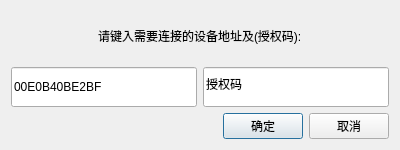
<?xml version="1.0" encoding="UTF-8"?>
<ui version="4.0">
 <class>Connect</class>
 <widget class="QDialog" name="Connect">
  <property name="geometry">
   <rect>
    <x>0</x>
    <y>0</y>
    <width>400</width>
    <height>150</height>
   </rect>
  </property>
  <property name="minimumSize">
   <size>
    <width>400</width>
    <height>150</height>
   </size>
  </property>
  <property name="maximumSize">
   <size>
    <width>400</width>
    <height>150</height>
   </size>
  </property>
  <property name="windowTitle">
   <string>连接</string>
  </property>
  <layout class="QVBoxLayout" name="verticalLayout_2">
   <item>
    <layout class="QVBoxLayout" name="verticalLayout">
     <property name="spacing">
      <number>-1</number>
     </property>
     <item alignment="Qt::AlignHCenter">
      <widget class="QLabel" name="label">
       <property name="layoutDirection">
        <enum>Qt::LeftToRight</enum>
       </property>
       <property name="text">
        <string>请键入需要连接的设备地址及(授权码):</string>
       </property>
      </widget>
     </item>
     <item>
      <layout class="QHBoxLayout" name="horizontalLayout_2">
       <item>
        <widget class="QLineEdit" name="lineEdit">
         <property name="minimumSize">
          <size>
           <width>0</width>
           <height>40</height>
          </size>
         </property>
         <property name="maximumSize">
          <size>
           <width>16777215</width>
           <height>16777215</height>
          </size>
         </property>
         <property name="text">
          <string>00E0B40BE2BF</string>
         </property>
        </widget>
       </item>
       <item>
        <widget class="QLineEdit" name="lineEdit_2">
         <property name="minimumSize">
          <size>
           <width>0</width>
           <height>40</height>
          </size>
         </property>
         <property name="text">
          <string>授权码</string>
         </property>
        </widget>
       </item>
      </layout>
     </item>
     <item>
      <layout class="QHBoxLayout" name="horizontalLayout">
       <item>
        <spacer name="horizontalSpacer">
         <property name="orientation">
          <enum>Qt::Horizontal</enum>
         </property>
         <property name="sizeHint" stdset="0">
          <size>
           <width>40</width>
           <height>20</height>
          </size>
         </property>
        </spacer>
       </item>
       <item>
        <widget class="QPushButton" name="pushButton_2">
         <property name="text">
          <string>确定</string>
         </property>
        </widget>
       </item>
       <item>
        <widget class="QPushButton" name="pushButton">
         <property name="text">
          <string>取消</string>
         </property>
        </widget>
       </item>
      </layout>
     </item>
    </layout>
   </item>
  </layout>
 </widget>
 <resources/>
 <connections/>
</ui>
